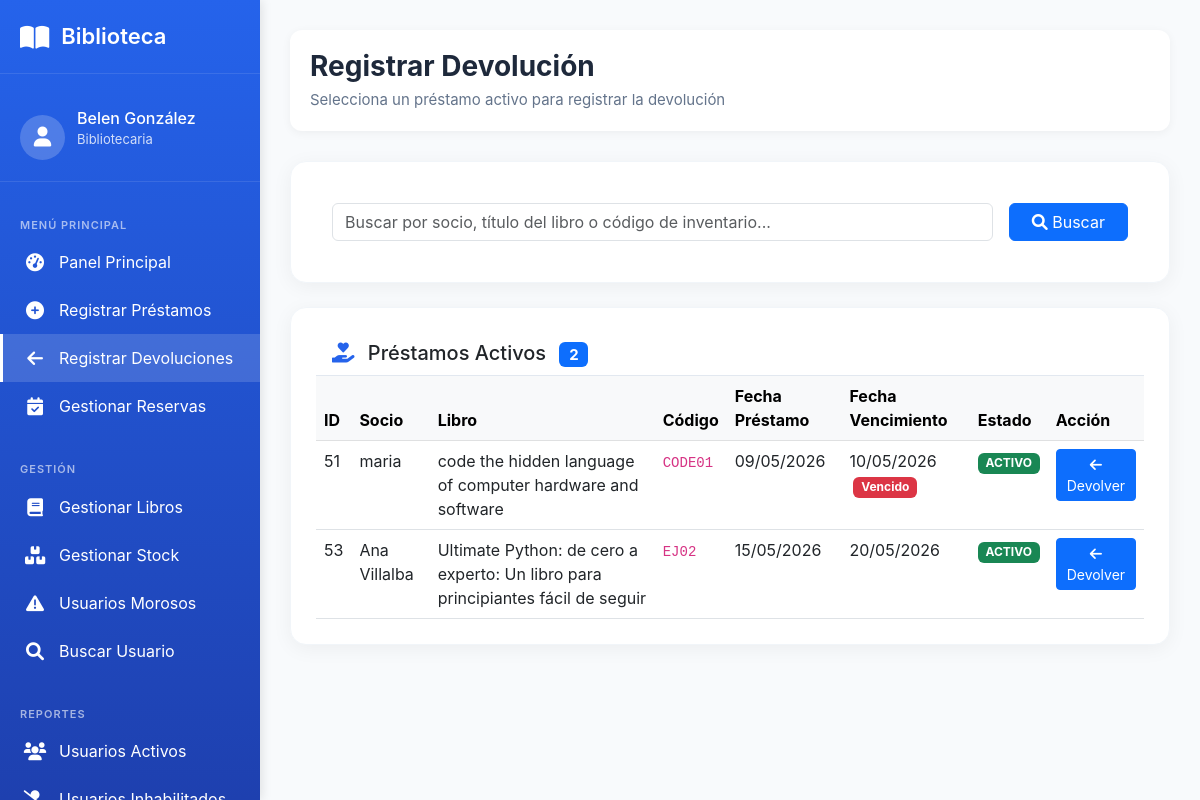
/bibliotecario/devoluciones/ (signed in), run on an earlier commit of the app's database.
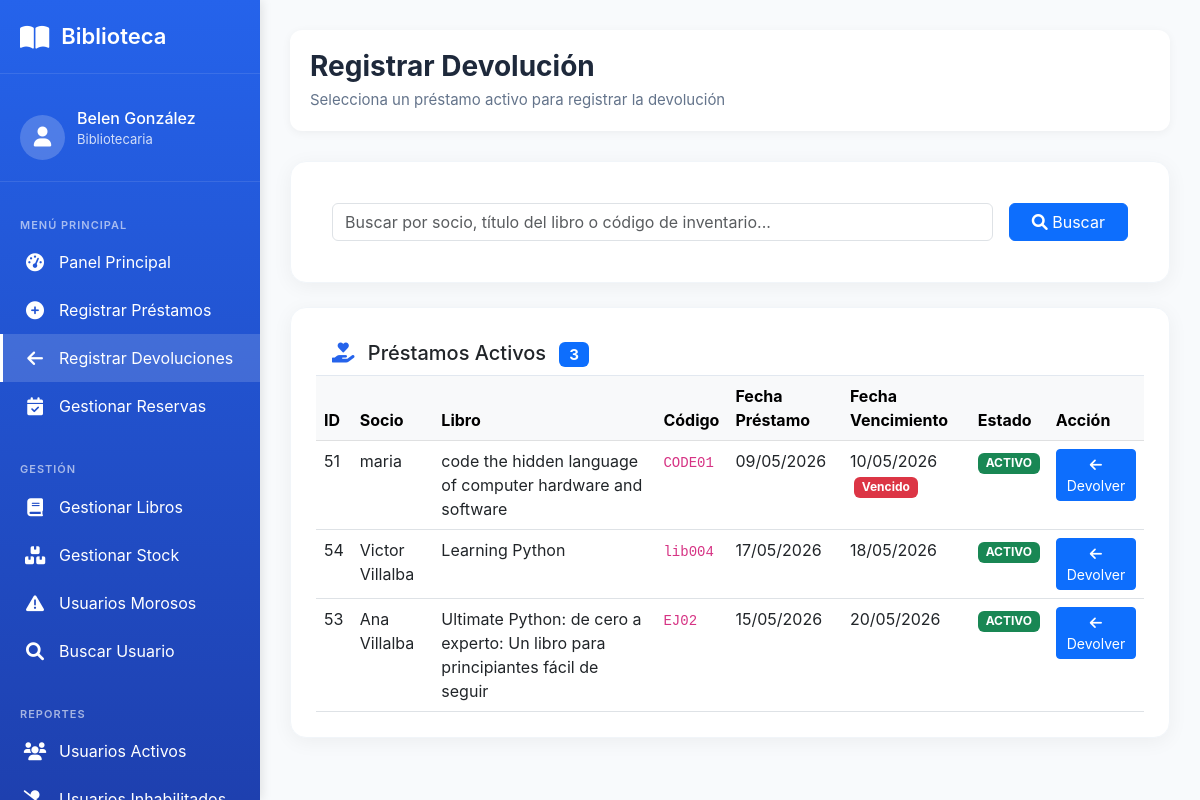
And on a later commit of the database.
### prestamo/models.py (models this page shows, shortened)
class Prestamo(models.Model):
    ESTADO_PRESTAMO_CHOICES = [
        ('SOLICITADO', 'Solicitado'),
        ('ACTIVO', 'Activo'),
        ('VENCIDO', 'Vencido'),
        ('DEVUELTO', 'Devuelto'),
        ('EXTRAVIADO', 'Extraviado'),
        ('CANCELADA', 'Cancelada'),
    ]
    socio = models.ForeignKey(
        Socio,
        on_delete=models.PROTECT,
        related_name='prestamos',
        verbose_name="Socio"
    )
    ejemplar = models.ForeignKey(
        Ejemplar,
        on_delete=models.PROTECT,
        related_name='prestamos',
        verbose_name="Ejemplar"
    )
    dias_solicitados = models.IntegerField(
        verbose_name="Días solicitados",
        help_text="Cantidad de días que el usuario pidió el libro (1-5)",
        null=True,
        blank=True
    )
    fecha_prestamo = models.DateTimeField(
        auto_now_add=True,
        verbose_name="Fecha de préstamo"
    )
    fecha_vencimiento = models.DateField(
        verbose_name="Fecha de vencimiento"
    )
    fecha_devolucion_real = models.DateField(
        null=True,
        blank=True,
        verbose_name="Fecha de devolución real"
    )
    estado = models.CharField(
        max_length=20,
        choices=ESTADO_PRESTAMO_CHOICES,
        default='ACTIVO',
        verbose_name="Estado"
    )
    observaciones = models.TextField(
        blank=True,
        null=True,
        verbose_name="Observaciones"
    )
    class Meta:
        verbose_name = "Préstamo"
        verbose_name_plural = "Préstamos"
        ordering = ['-fecha_prestamo']
        indexes = [
            models.Index(fields=['estado']),
            models.Index(fields=['fecha_vencimiento']),
        ]

### usuario/models.py (models this page shows, shortened)
class Socio(models.Model):
    TIPO_USUARIO_CHOICES = [
        ('estudiante', 'Estudiante'),
        ('docente', 'Docente'),
        ('administrativo', 'Administrativo'),
        ('externo', 'Externo'),
    ]
    ESTADO_SOCIO_CHOICES = [
        ('activo', 'Activo'),
        ('moroso', 'Moroso'),
        ('inhabilitado', 'Inhabilitado'),
    ]
    user = models.OneToOneField(
        User,
        on_delete=models.CASCADE,
        verbose_name="Usuario de Django"
    )
    cedula = models.CharField(
        max_length=20,
        unique=True,
        verbose_name="Cédula"
    )
    telefono = models.CharField(
        max_length=20,
        blank=True,
        null=True,
        verbose_name="Teléfono"
    )
    direccion = models.CharField(
        max_length=150,
        blank=True,
        null=True,
        verbose_name="Dirección"
    )
    carrera = models.CharField(
        max_length=100,
        blank=True,
        null=True,
        verbose_name="Carrera/Profesión"
    )
    tipo_usuario = models.CharField(
        max_length=50,
        choices=TIPO_USUARIO_CHOICES,
        verbose_name="Tipo de usuario"
    )
    estado_socio = models.CharField(
        max_length=20,
        choices=ESTADO_SOCIO_CHOICES,
        default='activo',
        verbose_name="Estado"
    )
    fecha_registro = models.DateField(
        auto_now_add=True,
        verbose_name="Fecha de registro"
    )
    nivel_acceso = models.ForeignKey(
        NivelAcceso,
        on_delete=models.PROTECT,
        verbose_name="Nivel de acceso"
    )
    class Meta:
        verbose_name = "Socio"
        verbose_name_plural = "Socios"

### catalogo/models.py (models this page shows, shortened)
class Ejemplar(models.Model):
    ESTADO_FISICO_CHOICES = [
        ('BUENO', 'Bueno'),
        ('REGULAR', 'Regular'),
        ('MALO', 'Malo'),
        ('DANADO', 'Dañado'),
        ('PERDIDO', 'Perdido'),
    ]
    DISPONIBILIDAD_CHOICES = [
        ('DISPONIBLE', 'Disponible'),
        ('PRESTADO', 'Prestado'),
        ('RESERVADO', 'Reservado'),
        ('EN_REPARACION', 'En reparación'),
    ]
    libro = models.ForeignKey(
        'Libro',
        on_delete=models.PROTECT,
        related_name='ejemplares',
        verbose_name="Libro",
        db_column='isbn_libro'
    )
    codigo_inventario = models.CharField(
        max_length=50,
        unique=True,
        verbose_name="Código de inventario"
    )
    estado_fisico = models.CharField(
        max_length=20,
        choices=ESTADO_FISICO_CHOICES,
        default='BUENO',
        verbose_name="Estado físico"
    )
    disponibilidad = models.CharField(
        max_length=20,
        choices=DISPONIBILIDAD_CHOICES,
        default='DISPONIBLE',
        verbose_name="Disponibilidad"
    )
    ubicacion = models.CharField(
        max_length=100,
        blank=True,
        null=True,
        verbose_name="Ubicación física",
        help_text="Ej: Estante A3, Sección 5, Sala 2, etc."
    )
    class Meta:
        db_table = 'Ejemplar'
        verbose_name = "Ejemplar"
        verbose_name_plural = "Ejemplares"
        indexes = [
            models.Index(fields=['codigo_inventario']),
            models.Index(fields=['disponibilidad']),
        ]

class Libro(models.Model):
    activo = models.BooleanField(default=True, verbose_name="Activo")
    """Libros del catálogo"""
    isbn = models.CharField(
        max_length=20,
        unique=True,
        verbose_name="ISBN"
    )
    titulo = models.CharField(
        max_length=200,
        verbose_name="Título"
    )
    anio_publicacion = models.IntegerField(
        blank=True,
        null=True,
        verbose_name="Año de publicación"
    )
    descripcion = models.TextField(
        blank=True,
        null=True,
        verbose_name="Descripción / Sinopsis",
        help_text="Breve descripción o sinopsis del libro"
    )
    editorial = models.ForeignKey(
        Editorial,
        on_delete=models.PROTECT,
        verbose_name="Editorial"
    )
    categoria = models.ForeignKey(
        Categoria,
        on_delete=models.PROTECT,
        verbose_name="Categoría"
    )
    autores = models.ManyToManyField(
        Autor,
        through='LibroAutor',
        verbose_name="Autores"
    )
    imagen = models.ImageField(
        upload_to='libros/',
        blank=True,
        null=True,
        verbose_name="Imagen de tapa"
    )
    cantidad_total = models.IntegerField(
        default=0,
        verbose_name="Total de ejemplares"
    )
    inventario_disponible = models.IntegerField(
        default=0,
        verbose_name="Ejemplares disponibles"
    )
    class Meta:
        verbose_name = "Libro"
        verbose_name_plural = "Libros"

### prestamo/views.py (the view, shortened to what this page needs)
# urls.py: path('bibliotecario/devoluciones/', views.registrar_devolucion, name='registrar_devolucion'),
@staff_member_required
def registrar_devolucion(request):
    from decimal import Decimal
    prestamos_activos = Prestamo.objects.filter(
        estado='ACTIVO'
    ).select_related(
        'socio__user', 'ejemplar__libro'
    ).order_by('fecha_vencimiento')
    search = request.GET.get('search', '')
    prestamo_id = request.GET.get('devolver_id')
    prestamo_seleccionado = None
    multa_calculada = None
    context = {
        'prestamos_activos': prestamos_activos,
        'search': search,
        'prestamo_seleccionado': prestamo_seleccionado,
        'multa_calculada': multa_calculada,
        'hoy': timezone.now().date(),
    }
    return render(request, 'bibliotecario/devolucion.html', context)

### templates/bibliotecario/devolucion.html (shortened to what this page needs)
{% extends 'base/menu_bibliotecario.html' %}
{% block main_content %}
<div class="content-header">
    <div class="page-title">
        <h1>Registrar Devolución</h1>
        <p>Selecciona un préstamo activo para registrar la devolución</p>
    </div>
</div>
<div class="card mb-4">
    <div class="card-body">
        <form method="get" class="row g-3">
            <div class="col-md-10">
                <input type="text" name="search" class="form-control"
                       placeholder="Buscar por socio, título del libro o código de inventario..."
                       value="{{ search }}">
            </div>
            <div class="col-md-2">
                <button type="submit" class="btn btn-primary w-100">
                    <i class="fas fa-search"></i> Buscar
                </button>
            </div>
        </form>
    </div>
</div>
<div class="card">
    <div class="card-header bg-white" style="border-bottom: 1px solid #e2e8f0;">
        <h5 class="mb-0">
            <i class="fas fa-hand-holding-heart me-2" style="color: #2563eb;"></i>
            Préstamos Activos
            <span class="badge bg-primary ms-2">{{ prestamos_activos|length }}</span>
        </h5>
    </div>
    <div class="card-body p-0">
        <div class="table-responsive">
            <table class="table table-hover mb-0">
                <thead class="table-light">
                    <tr>
                        <th>ID</th>
                        <th>Socio</th>
                        <th>Libro</th>
                        <th>Código</th>
                        <th>Fecha Préstamo</th>
                        <th>Fecha Vencimiento</th>
                        <th>Estado</th>
                        <th>Acción</th>
                    </tr>
                </thead>
                <tbody>
                    {% for prestamo in prestamos_activos %}
                    <tr>
                        <td>{{ prestamo.id }}</td>
                        <td>{{ prestamo.socio.user.get_full_name }}</td>
                        <td>{{ prestamo.ejemplar.libro.titulo }}</td>
                        <td><code>{{ prestamo.ejemplar.codigo_inventario }}</code></td>
                        <td>{{ prestamo.fecha_prestamo|date:"d/m/Y" }}</td>
                        <td>
                            {{ prestamo.fecha_vencimiento|date:"d/m/Y" }}
                            {% if prestamo.fecha_vencimiento < hoy %}
                                <span class="badge bg-danger ms-1">Vencido</span>
                            {% endif %}
                        </td>
                        <td>
                            <span class="badge bg-success">{{ prestamo.estado }}</span>
                        </td>
                        <td>
                            <a href="?devolver_id={{ prestamo.id }}{% if search %}&search={{ search }}{% endif %}"
                               class="btn btn-sm btn-primary">
                                <i class="fas fa-arrow-left"></i> Devolver
                            </a>
                        </td>
                    </tr>
                    {% endfor %}
                </tbody>
            </table>
        </div>
    </div>
</div>
{% endblock %}

What changed in the data, as far as the page shows it:
added Prestamo: id "54", socio.user.get_full_name "Victor Villalba", ejemplar.libro.titulo "Learning Python", ejemplar.codigo_inventario "lib004", fecha_prestamo "17/05/2026", fecha_vencimiento "18/05/2026", estado "ACTIVO"
Also different on the page:
{{ prestamos_activos|length }}: "2" → "3"
